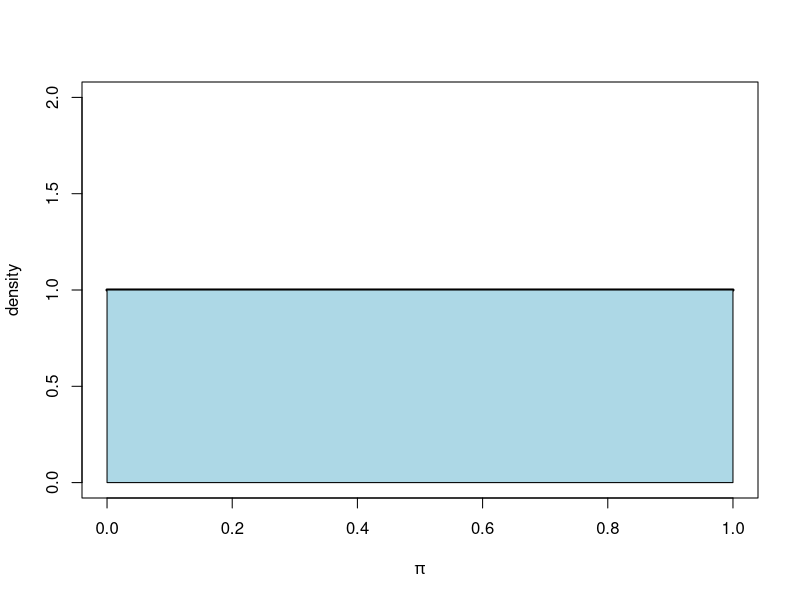
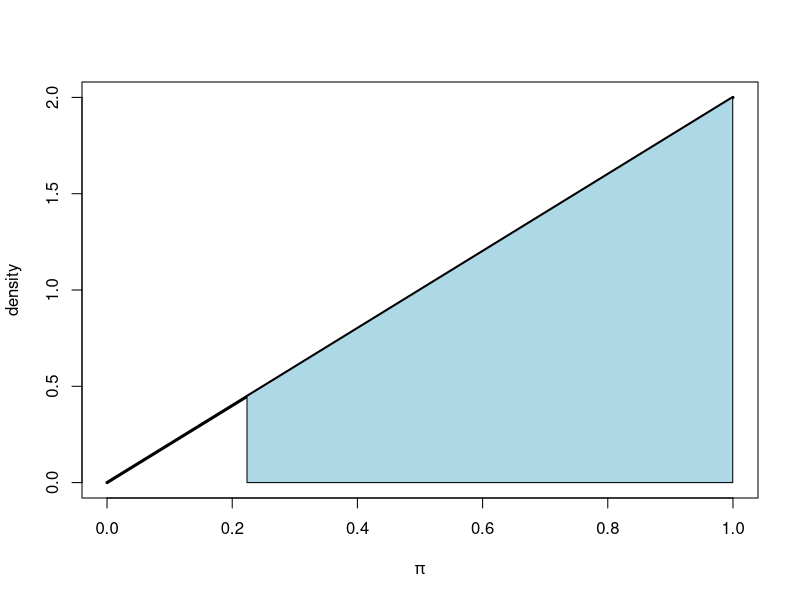
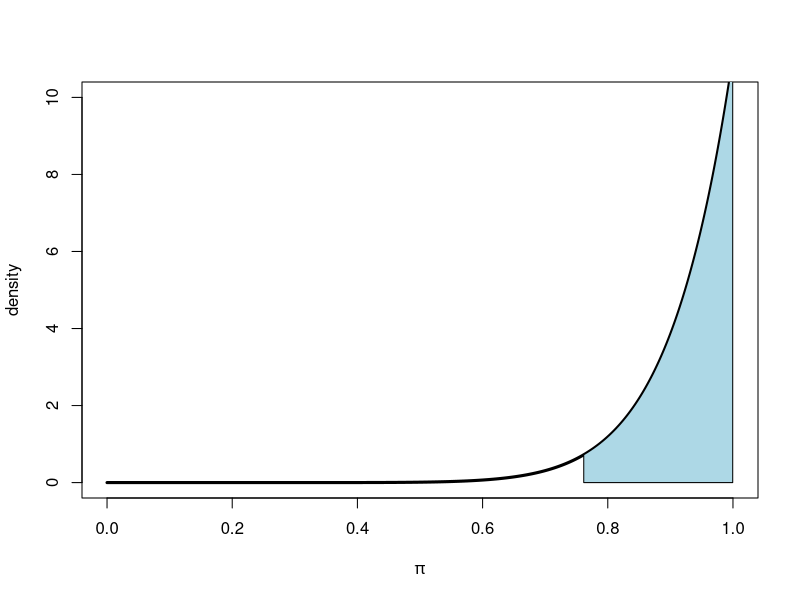
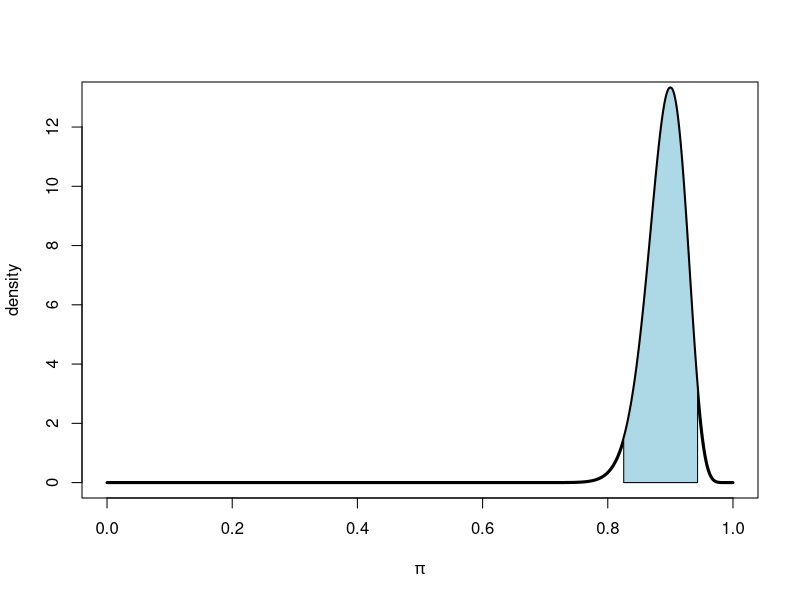

Source code (R) for these figures, in order:
# Script: Bayesian_Beta_Distribution.R
# Description: This script visualizes different Beta distributions with varying parameters.

# Flag to control PDF generation
generate_pdf <- FALSE  # Set to TRUE to save plots

# Define probability sequence
p <- seq(0, 1, by = 0.001)

# Function to plot Beta distributions
plot_beta <- function(a, b, filename, ylim, quantiles = c(0.05, 1)) {
  if (generate_pdf) pdf(filename, height = 4, width = 5)
  plot(p, dbeta(p, a, b), type = "l", xlab = expression(pi),
       ylab = "density", lwd = 3, ylim = ylim)
  x0 <- seq(qbeta(quantiles[1], a, b), qbeta(quantiles[2], a, b), by = 0.001)
  polygon(x = c(x0, max(x0), min(x0)), y = c(dbeta(x0, a, b), 0, 0), 
          col = "lightblue")
  if (generate_pdf) dev.off()
}

# Plot 1: Uniform Beta(1,1)
plot_beta(a = 1, b = 1, filename = "plot.beta-1.pdf", ylim = c(0, 2), quantiles = c(0, 1))

# Plot 2: Beta(2,1)
plot_beta(a = 2, b = 1, filename = "plot.beta-2.pdf", ylim = c(0, 2))

# Plot 3: Beta(11,1)
plot_beta(a = 11, b = 1, filename = "plot.beta-3.pdf", ylim = c(0, 10))

# Plot 4: Beta(91,11) with 95% credible interval
plot_beta(a = 91, b = 11, filename = "plot.beta-4.pdf", ylim = c(0, 13), quantiles = c(0.025, 0.975))
